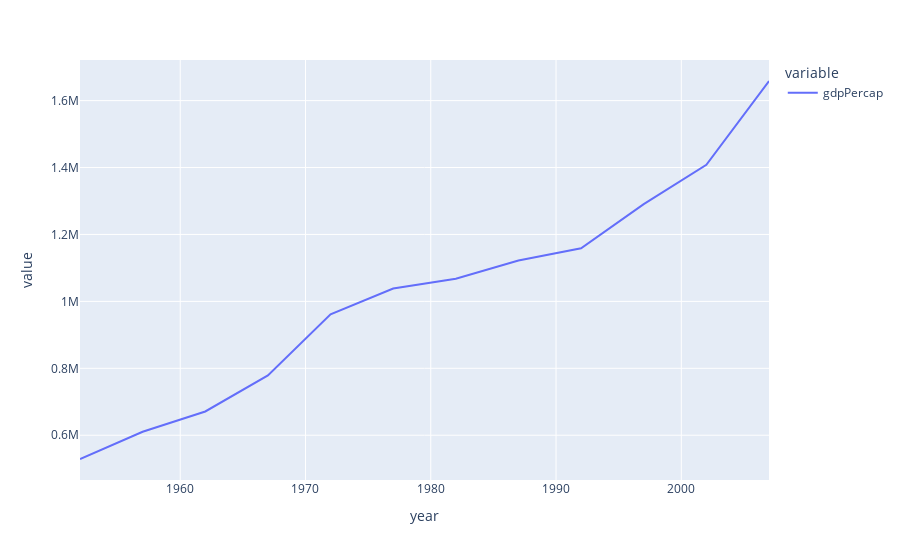

The code cell stored with this chart in its notebook:
### Code cell
# Plotting world gdp in each year
px.line(gapminder.groupby("year").agg("sum")[['gdpPercap']])

### Figure 1 — Plotly figure (JSON) as saved in the notebook; plotly's stock layout.template omitted (floating-point values rounded to 4 significant figures)
{"data": [{"hovertemplate": "variable=gdpPercap<br>year=%{x}<br>value=%{y}<extra></extra>", "legendgroup": "gdpPercap", "line": {"color": "#636efa", "dash": "solid"}, "marker": {"symbol": "circle"}, "mode": "lines", "name": "gdpPercap", "orientation": "v", "showlegend": true, "type": "scatter", "x": [1952, 1957, 1962, 1967, 1972, 1977, 1982, 1987, 1992, 1997, 2002, 2007], "xaxis": "x", "y": [529000.0, 610500.0, 671100.0, 778700.0, 961400.0, 1038000.0, 1068000.0, 1122000.0, 1159000.0, 1291000.0, 1408000.0, 1659000.0], "yaxis": "y"}], "layout": {"legend": {"title": {"text": "variable"}, "tracegroupgap": 0}, "margin": {"t": 60}, "xaxis": {"anchor": "y", "domain": [0, 1], "title": {"text": "year"}}, "yaxis": {"anchor": "x", "domain": [0, 1], "title": {"text": "value"}}}}
